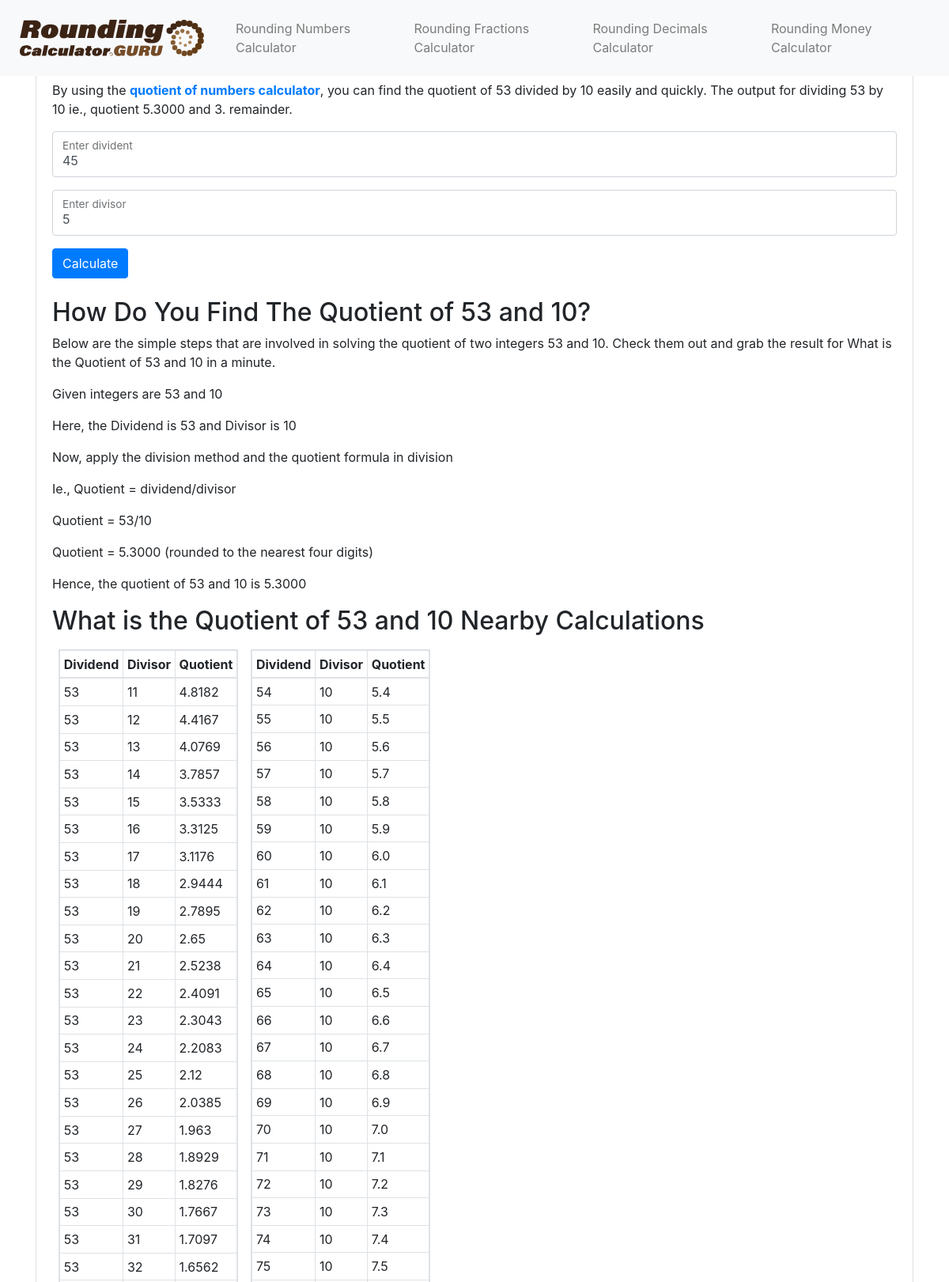
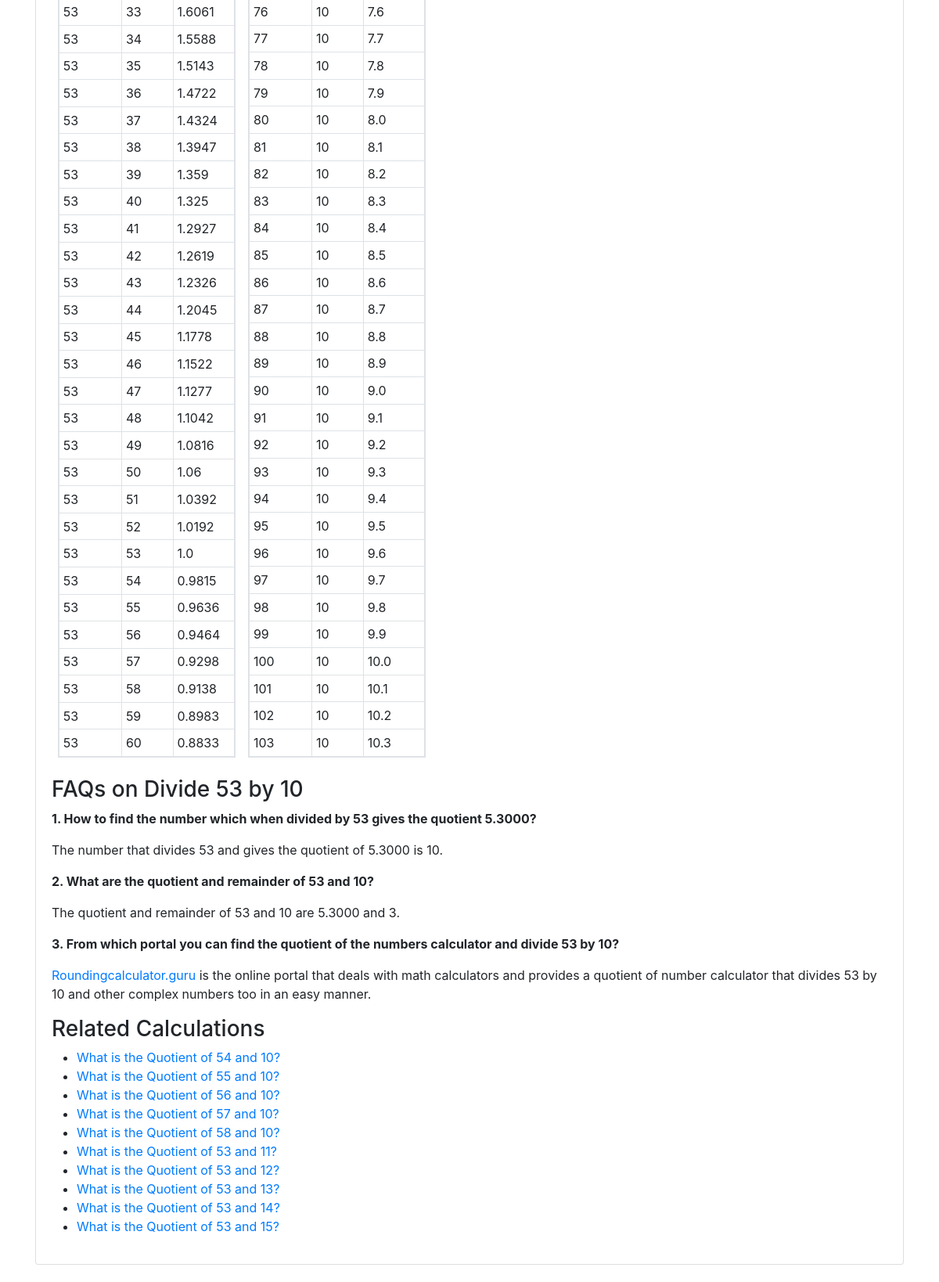
/what-is-the-quotient-of-53-and-10/ (upper part), run on the app's committed database (2 pictures, top to bottom).
### Numbers/models.py (models this page shows)
class quotientOfNumbersCalc(models.Model):
    quotient=models.DecimalField(max_digits=8, decimal_places=4)
    divisor=models.PositiveIntegerField()
    divident=models.PositiveIntegerField()
    remainder=models.PositiveIntegerField()

### Numbers/views.py (the view, shortened to what this page needs)
# urls.py: path('what-is-the-quotient-of-<str:divident>-and-<str:divisor>/',quotientOfNumbersTail, name='quotientOfNumbersTail'),
def quotientOfNumbersTail(request,divident,divisor):
    divident=int(divident)
    divisor=int(divisor)
    l=quotientOfNumbersCalc.objects.filter(divident=divident,divisor=divisor)
    if l:
        print('from DB')
        div50=[]
        [div50.append(i) for i in range(divident+1,divident+51)]
        divi50=[]
        [divi50.append(i) for i in range(divisor+1,divisor+51)]
        quo=[]
        mylist=zip(div50,quo)
        [quo.append(round((div50[i]/divisor),4)) for i in range(0,50)]
        quo2=[]
        [quo2.append(round((divident/divi50[i]),4)) for i in range(0,50)]
        mylist1=zip(divi50,quo2)
        divisor5=[]
        divident5=[]
        [divisor5.append(str(i)) for i in range(divisor+1,divisor+6)]
        [divident5.append(str(i)) for i in range(divident+1,divident+6)]
        return render(request,'Mathcue/quotient-of-numbers-calculator-details.html/',{'res':l,'mylist':mylist,'mylist1':mylist1,'divisor5':divisor5,'divident5':divident5,'divident':str(divident),'divisor':str(divisor)})

### templates/Mathcue/quotient-of-numbers-calculator-details.html (shortened to what this page needs)
{%extends 'base/numbers_base3.html'%}
{%load static%}
{%block meta%}
<link rel="stylesheet" href="https://cdn.jsdelivr.net/npm/bootstrap@4.6.1/dist/css/bootstrap.min.css"
>
  <link href="https://cdn.jsdelivr.net/npm/bootstrap@5.2.1/dist/css/bootstrap.min.css" rel="stylesheet">
{%block css%}
<link rel="stylesheet" href="https://roundingcalculator.guru/static/style2.css?ez_used_css_s=14">
{%endblock%}
{% endblock %}
{% block content %}
{% for i in res %}
<div class="container">
  <div class="card">
    <div class="card-header">
      <h1 class="h1">What is the Quotient of {{i.divident}} and {{i.divisor}}?</h1>
    </div>
    <div class="card-body">
        <p>By using the <a href="/quotient-of-numbers-calculator/"> <strong>quotient of numbers calculator</strong></a>, you can find the quotient of {{i.divident}} divided by {{i.divisor}} easily and quickly. The output for dividing {{i.divident}} by {{i.divisor}} ie., quotient {{i.quotient}} and {{i.remainder}}. remainder.</p>
        <form method='POST' action='/quotient-of-numbers-calculator/'>
          <div class="form-floating mb-3">
            <input type="number" class="form-control" id="numa" placeholder="Divident:" name='divident' required value=45>
            <label for="floatingInput">Enter divident</label>
          </div>
          <div class="form-floating mb-3">
            <input type="number" class="form-control" id="num" placeholder="Divisor" name='divisor' required min=1 value=5>
            <label for="floatingInput">Enter divisor</label>
          </div>
        <button type="submit" class="btn mb-4 btn-primary">Calculate</button>
        </form>
        <h2>How Do You Find The Quotient of {{i.divident}} and {{i.divisor}}?</h2>
        <p>Below are the simple steps that are involved in solving the quotient of two integers {{i.divident}} and {{i.divisor}}. Check them out and grab the result for What is the Quotient of {{i.divident}} and {{i.divisor}} in a minute.
        </p>
        <p>Given integers are {{i.divident}} and {{i.divisor}}</p>
        <p>Here, the Dividend is {{i.divident}} and Divisor is {{i.divisor}} </p>
        <p>Now, apply the division method and the quotient formula in division</p>
        <p>Ie., Quotient = dividend/divisor</p>
        <p>Quotient = {{i.divident}}/{{i.divisor}}</p>
        <p>Quotient = {{i.quotient}} (rounded to the nearest four digits) </p>
        <p>Hence, the quotient of {{i.divident}} and {{i.divisor}} is {{i.quotient}} </p>
        <h2>What is the Quotient of {{i.divident}} and {{i.divisor}} Nearby Calculations</h2>
        <div class="d-flex flex-wrap">
          <div class='p-2'>
            <table class="table table-sm table-bordered table-responsive">
              <thead>
                <tr>
                  <th scope="col">Dividend</th>
                  <th scope="col">Divisor</th>
                  <th scope="col">Quotient</th>
                </tr>
              </thead>
              <tbody>
                {% for j,k in mylist1 %}
                <tr>
                  <td>{{i.divident}}</td>
                  <td>{{j}}</td>
                  <td>{{k}}</td>
                </tr>
                {% endfor %}
              </tbody>
            </table>
          </div>
          <div class='p-2'>
            <table class="table table-sm table-bordered table-responsive">
              <thead>
                <tr>
                  <th scope="col">Dividend</th>
                  <th scope="col">Divisor</th>
                  <th scope="col">Quotient</th>
                </tr>
              </thead>
              <tbody>
                <tr>
                  {% for j,k in mylist %}
                <tr>
                  <td>{{j}}</td>
                  <td>{{i.divisor}}</td>
                  <td>{{k}}</td>
                </tr>
                {% endfor %}
                </tr>
              </tbody>
            </table>
          </div>
        </div>
        <h3>FAQs on Divide {{i.divident}} by {{i.divisor}} </h3>
        <p><strong>1. How to find the number which when divided by {{i.divident}} gives the quotient {{i.quotient}}?</strong></p>
        <p>The number that divides {{i.divident}} and gives the quotient of {{i.quotient}} is {{i.divisor}}.</p>
        <p><strong>2. What are the quotient and remainder of {{i.divident}} and {{i.divisor}}?</strong></p>
        <p>The quotient and remainder of {{i.divident}} and {{i.divisor}} are {{i.quotient}} and {{i.remainder}}.</p>
        <p><strong>3. From which portal you can find the quotient of the numbers calculator and divide {{i.divident}} by {{i.divisor}}?</strong></p>
        <p><a href="https://roundingcalculator.guru/">Roundingcalculator.guru</a> is the online portal that deals with math calculators and provides a quotient of number calculator that divides {{i.divident}} by {{i.divisor}} and other complex numbers too in an easy manner.</p>
        {% endfor %}
        <h3>Related Calculations</h3>
        <ul>
        {% for n in divident5 %}
        <li><a href="../what-is-the-quotient-of-{{n}}-and-{{divisor}}">What is the Quotient of {{n}} and {{divisor}}?</a></li>
        {% endfor %}
        {% for n in divisor5 %}
        <li><a href="../what-is-the-quotient-of-{{divident}}-and-{{n}}">What is the Quotient of {{divident}} and {{n}}?</a></li>
        {% endfor %}
      </ul>
    </div>
  </div>
</div>
{% endblock %}

### data on the page
quotientOfNumbersCalc: divident "53", divisor "10", quotient "5.3000", remainder "3", divident "53" "53" "53" "53" "53" "53" "53" "53" "53" "53" "53" "53" "53" "53" "53" "53" "53" "53" "53" "53" "53" "53" "53" "53" "53" "53" "53" "53" "53" "53" "53" "53" "53" "53" "53" "53" "53" "53" "53" "53" "53" "53" "53" "53" "53" "53" "53" "53" "53" "53", mylist1 "11" "12" "13" "14" "15" "16" "17" "18" "19" "20" "21" "22" "23" "24" "25" "26" "27" "28" "29" "30" "31" "32" "33" "34" "35" "36" "37" "38" "39" "40" "41" "42" "43" "44" "45" "46" "47" "48" "49" "50" "51" "52" "53" "54" "55" "56" "57" "58" "59" "60", mylist1 "4.8182" "4.4167" "4.0769" "3.7857" "3.5333" "3.3125" "3.1176" "2.9444" "2.7895" "2.65" "2.5238" "2.4091" "2.3043" "2.2083" "2.12" "2.0385" "1.963" "1.8929" "1.8276" "1.7667" "1.7097" "1.6562" "1.6061" "1.5588" "1.5143" "1.4722" "1.4324" "1.3947" "1.359" "1.325" "1.2927" "1.2619" "1.2326" "1.2045" "1.1778" "1.1522" "1.1277" "1.1042" "1.0816" "1.06" "1.0392" "1.0192" "1.0" "0.9815" "0.9636" "0.9464" "0.9298" "0.9138" "0.8983" "0.8833", mylist "54" "55" "56" "57" "58" "59" "60" "61" "62" "63" "64" "65" "66" "67" "68" "69" "70" "71" "72" "73" "74" "75" "76" "77" "78" "79" "80" "81" "82" "83" "84" "85" "86" "87" "88" "89" "90" "91" "92" "93" "94" "95" "96" "97" "98" "99" "100" "101" "102" "103", divisor "10" "10" "10" "10" "10" "10" "10" "10" "10" "10" "10" "10" "10" "10" "10" "10" "10" "10" "10" "10" "10" "10" "10" "10" "10" "10" "10" "10" "10" "10" "10" "10" "10" "10" "10" "10" "10" "10" "10" "10" "10" "10" "10" "10" "10" "10" "10" "10" "10" "10", mylist "5.4" "5.5" "5.6" "5.7" "5.8" "5.9" "6.0" "6.1" "6.2" "6.3" "6.4" "6.5" "6.6" "6.7" "6.8" "6.9" "7.0" "7.1" "7.2" "7.3" "7.4" "7.5" "7.6" "7.7" "7.8" "7.9" "8.0" "8.1" "8.2" "8.3" "8.4" "8.5" "8.6" "8.7" "8.8" "8.9" "9.0" "9.1" "9.2" "9.3" "9.4" "9.5" "9.6" "9.7" "9.8" "9.9" "10.0" "10.1" "10.2" "10.3"

### other printed values
{{ n }} "54" "55" "56" "57" "58"
{{ divisor }} "10" "10" "10" "10" "10"
{{ divident }} "53" "53" "53" "53" "53"
{{ n }} "11" "12" "13" "14" "15"
